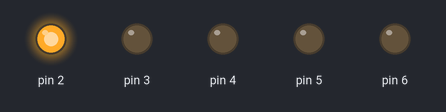
The sketch below on a simulated Arduino Uno, built with avr-gcc and run on an emulated ATmega328P. Shown: output pins drawn as LEDs (lit = HIGH).

Above: at 0.5 s.
At 1.5 s:
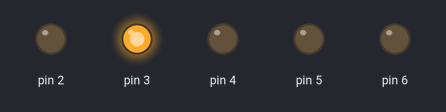
At 3.5 s:
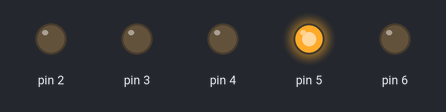
At 10.0 s:
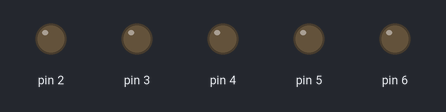
At 15.5 s:
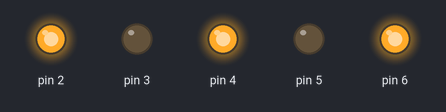
At 21.5 s:
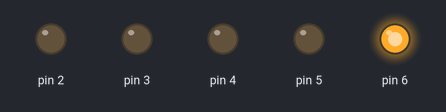
Timing chart, 0 to 22.1 s (numbered marks = the images above):
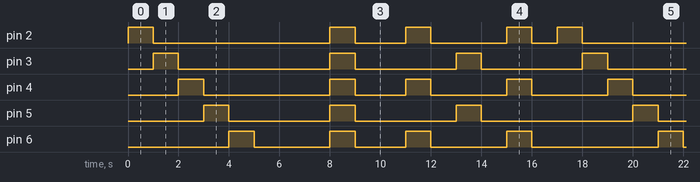

The sketch:

led_control.ino
```cpp
void setup() {
  // put your setup code here, to run once:
  pinMode(2, OUTPUT);
  pinMode(3, OUTPUT);
  pinMode(4, OUTPUT);
  pinMode(5, OUTPUT);
  pinMode(6, OUTPUT);
}

void loop() {
  digitalWrite(2,HIGH);
  delay(1000);
  digitalWrite(2,LOW);
  digitalWrite(3,HIGH);
  delay(1000);
  digitalWrite(3,LOW);
  digitalWrite(4,HIGH);
  delay(1000);
  digitalWrite(4,LOW);
  digitalWrite(5,HIGH);
  delay(1000);
  digitalWrite(5,LOW);
  digitalWrite(6,HIGH);
  delay(1000);
  digitalWrite(6,LOW);
  delay(3000);

  digitalWrite(2,HIGH);
  digitalWrite(3,HIGH);
  digitalWrite(4,HIGH);
  digitalWrite(5,HIGH);
  digitalWrite(6,HIGH);
  delay(1000);
  digitalWrite(2,LOW);
  digitalWrite(3,LOW);
  digitalWrite(4,LOW);
  digitalWrite(5,LOW);
  digitalWrite(6,LOW);
  delay(2000);

  for(int i = 0; i < 3; i++)
  {
    if (i % 2 == 0)
    {
      digitalWrite(2,HIGH);
      digitalWrite(4,HIGH);
      digitalWrite(6,HIGH);
      delay(1000);
      digitalWrite(2,LOW);
      digitalWrite(4,LOW);
      digitalWrite(6,LOW);
    }
    else
    {
      digitalWrite(3,HIGH);
      digitalWrite(5,HIGH);
      delay(1000);
      digitalWrite(3,LOW);
      digitalWrite(5,LOW);
    }
    delay(1000);
  }
}
```

Measured:
- by itself, pin 2: repeats every 17.0 s: LOW 7.0 s, HIGH 1.0 s, LOW 2.0 s, HIGH 1.0 s, LOW 3.0 s, HIGH 1.0 s, LOW 1.0 s, HIGH 1.0 s
- by itself, pin 3: repeats every 17.0 s: LOW 6.0 s, 2 × (HIGH 1.0 s, LOW 4.0 s), HIGH 1.0 s
- by itself, pin 4: repeats every 17.0 s: LOW 5.0 s, HIGH 1.0 s, LOW 2.0 s, 2 × (HIGH 1.0 s, LOW 3.0 s), HIGH 1.0 s
- by itself, pin 5: repeats every 17.0 s: 2 × (LOW 4.0 s, HIGH 1.0 s), LOW 6.0 s, HIGH 1.0 s
- by itself, pin 6: repeats every 17.0 s: LOW 3.0 s, HIGH 1.0 s, LOW 2.0 s, HIGH 1.0 s, LOW 3.0 s, HIGH 1.0 s, LOW 5.0 s, HIGH 1.0 s
